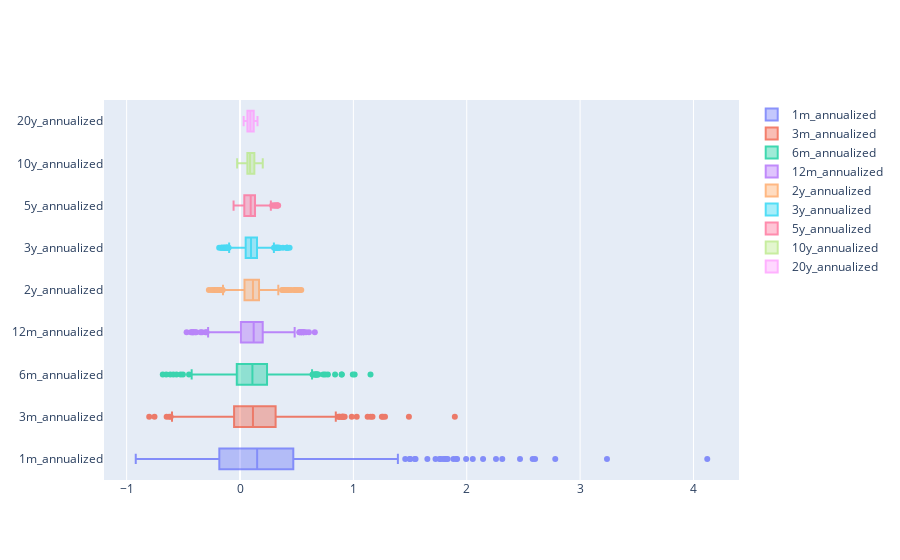

Notebook code cell kept with this figure:
### Code cell
go.Figure(data=data, layout=layout)

### Figure 1 — Plotly figure (JSON) as saved in the notebook; plotly's stock layout.template omitted (floating-point values rounded to 4 significant figures; data arrays with more than 128 entries replaced by an {"elided": "..."} marker saying what was removed)
{"data": [{"name": "1m_annualized", "opacity": 0.75, "type": "box", "x": {"elided": "641 float values"}}, {"name": "3m_annualized", "opacity": 0.75, "type": "box", "x": {"elided": "641 float values"}}, {"name": "6m_annualized", "opacity": 0.75, "type": "box", "x": {"elided": "641 float values"}}, {"name": "12m_annualized", "opacity": 0.75, "type": "box", "x": {"elided": "641 float values"}}, {"name": "2y_annualized", "opacity": 0.75, "type": "box", "x": {"elided": "641 float values"}}, {"name": "3y_annualized", "opacity": 0.75, "type": "box", "x": {"elided": "641 float values"}}, {"name": "5y_annualized", "opacity": 0.75, "type": "box", "x": {"elided": "641 float values"}}, {"name": "10y_annualized", "opacity": 0.75, "type": "box", "x": {"elided": "641 float values"}}, {"name": "20y_annualized", "opacity": 0.75, "type": "box", "x": {"elided": "641 float values"}}], "layout": {"bargap": 0, "barmode": "overlay"}}
